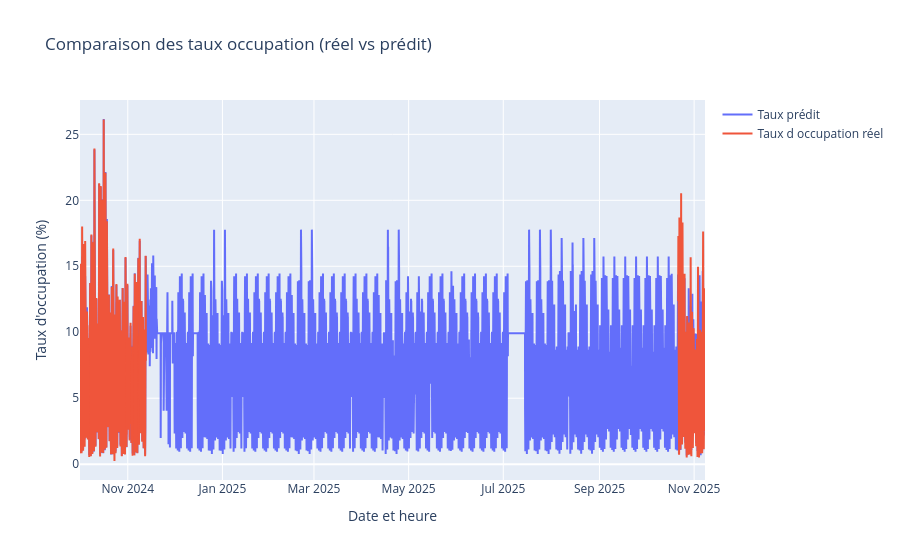

Notebook code cell kept with this figure:
### Code cell
fig = go.Figure()
fig.add_trace(go.Scatter(
    x=df_final['Date et heure de comptage'],
    y=predictions_all_occ,
    mode='lines',
    name='Taux prédit'
))
fig.add_trace(go.Scatter(
    x=df_final['Date et heure de comptage'],
    y=df_final[target_occ],
    mode='lines',
    name="Taux d occupation réel"
))

fig.update_layout(
    title="Comparaison des taux occupation (réel vs prédit)",
    xaxis_title="Date et heure",
    yaxis_title="Taux d'occupation (%)",
    hovermode='x unified'
)

fig.show()

### Figure 1 — Plotly figure (JSON) as saved in the notebook; plotly's stock layout.template omitted (floating-point values rounded to 4 significant figures; data arrays with more than 128 entries replaced by an {"elided": "..."} marker saying what was removed)
{"data": [{"mode": "lines", "name": "Taux prédit", "type": "scatter", "x": {"elided": "9668 str values"}, "y": {"elided": "9668 float values"}}, {"mode": "lines", "name": "Taux d occupation réel", "type": "scatter", "x": {"elided": "9668 str values"}, "y": {"elided": "9668 float values"}}], "layout": {"hovermode": "x unified", "title": {"text": "Comparaison des taux occupation (réel vs prédit)"}, "xaxis": {"title": {"text": "Date et heure"}}, "yaxis": {"title": {"text": "Taux d'occupation (%)"}}}}
